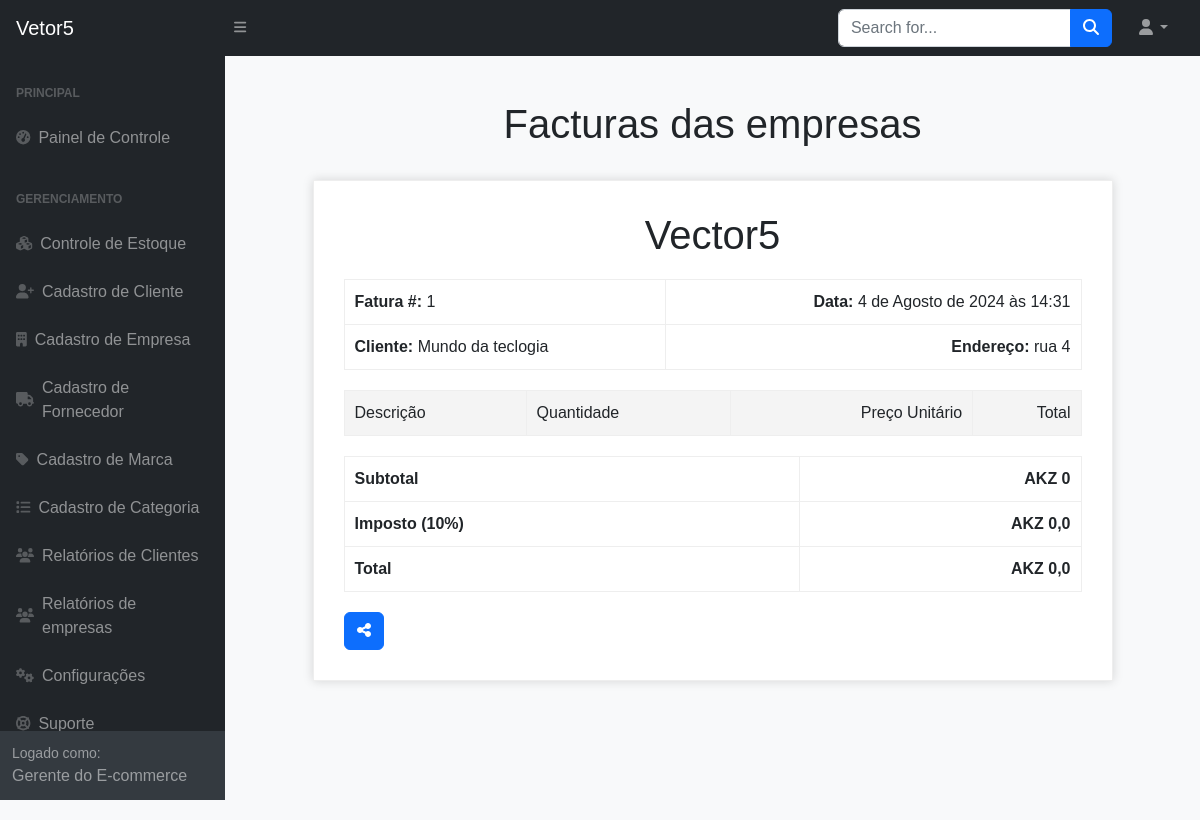
The page /vetor5/pedido_empresa_gerente/ (signed in) on the database its author committed.
### usuarios/models.py (models this page shows, shortened)
class Pedido_empresa(models.Model):
    imagem = models.FileField(upload_to='imagem/')
    empresa = models.ForeignKey(Empresas, on_delete=models.CASCADE)
    data = models.DateTimeField(auto_now_add=True)
    endereco = models.CharField(max_length=255)
    status = models.CharField(max_length=50)
    @property
    def subtotal(self):
        return sum(item.quantidade * item.produto.preco_unitario for item in self.itempedidoempresa_set.all())
    @property
    def imposto(self):
        return self.subtotal * 0.10
    @property
    def total(self):
        return self.subtotal + self.imposto

class Empresas(models.Model):
    nome = models.CharField(max_length=100)
    nif = models.IntegerField()
    foto = models.FileField(upload_to='imagem/')
    email = models.EmailField(max_length=100)
    senha = models.CharField(max_length=50)
    class Meta:
        verbose_name_plural = "Conta dos Empresas"

### usuarios/views.py (the view)
# urls.py: path('pedido_empresa_gerente/', views.pedido_empresa_gerente, name='pedido_empresa_gerente'),
def pedido_empresa_gerente(request):
    cliente_id = request.session.get('gerente')
    if not cliente_id:
        return redirect('/vetor5/login_cliente/?status=2')  # Redireciona para a página de login se não estiver logado
    cliente = get_object_or_404(Empresas, id=cliente_id)
    itens = Pedido_empresa.objects.filter(empresa=cliente)
    return render(request, 'pedido_empresa_gerente.html', {
        'itens': itens,
        'cliente': cliente
    })

### usuarios/templates/pedido_empresa_gerente.html (shortened to what this page needs)
{% load static %}
<!DOCTYPE html>
<html lang="en">
<head>
    <link href="https://cdn.jsdelivr.net/npm/simple-datatables@7.1.2/dist/style.min.css" rel="stylesheet" />
    <link href="{% static 'css/styles.css' %}" rel="stylesheet" />
</head>
<body class="sb-nav-fixed">
    <nav class="sb-topnav navbar navbar-expand navbar-dark bg-dark">
        <a class="navbar-brand ps-3" href="{% url 'index' %}">Vetor5</a>
        <button class="btn btn-link btn-sm order-1 order-lg-0 me-4 me-lg-0" id="sidebarToggle" href="#!"><i class="fas fa-bars"></i></button>
        <form action="{% url 'pesquisare' %}" class="d-none d-md-inline-block form-inline ms-auto me-0 me-md-3 my-2 my-md-0" method="GET">
            <div class="input-group">
                <input name="mome_filtrar" class="form-control" type="text" placeholder="Search for..." aria-label="Search for..." aria-describedby="btnNavbarSearch" />
                <button class="btn btn-primary" id="btnNavbarSearch" type="button"><i class="fas fa-search"></i></button>
            </div>
        </form>
        <ul class="navbar-nav ms-auto ms-md-0 me-3 me-lg-4">
            <li class="nav-item dropdown">
                <a class="nav-link dropdown-toggle" id="navbarDropdown" href="#" role="button" data-bs-toggle="dropdown" aria-expanded="false"><i class="fas fa-user fa-fw"></i></a>
            </li>
        </ul>
    </nav>
    <div id="layoutSidenav">
        <div id="layoutSidenav_nav">
            <nav class="sb-sidenav accordion sb-sidenav-dark" id="sidenavAccordion">
                <div class="sb-sidenav-menu">
                    <div class="nav">
                        <div class="sb-sidenav-menu-heading">Principal</div>
                        <a class="nav-link" href="{% url 'gerente' %}">
                            <div class="sb-nav-link-icon"><i class="fas fa-tachometer-alt"></i></div>
                            Painel de Controle
                        </a>
                        <div class="sb-sidenav-menu-heading">Gerenciamento</div>
                        <a class="nav-link" href="{% url 'lista_estoque' %}">
                            <div class="sb-nav-link-icon"><i class="fas fa-cubes"></i></div>
                            Controle de Estoque
                        </a>
                        <a class="nav-link" href="{% url 'adicionar_cliente' %}">
                            <div class="sb-nav-link-icon"><i class="fas fa-user-plus"></i></div>
                            Cadastro de Cliente
                        </a>
                        <a class="nav-link" href="{% url 'adicionar_empresa' %}">
                            <div class="sb-nav-link-icon"><i class="fas fa-building"></i></div>
                            Cadastro de Empresa
                        </a>
                        <a class="nav-link" href="{% url 'criar_fornecedor' %}">
                            <div class="sb-nav-link-icon"><i class="fas fa-truck"></i></div>
                            Cadastro de Fornecedor
                        </a>
                        <a class="nav-link" href="{% url 'marca' %}">
                            <div class="sb-nav-link-icon"><i class="fas fa-tag"></i></div>
                            Cadastro de Marca
                        </a>
                        <a class="nav-link" href="{% url 'adicionar_categoria' %}">
                            <div class="sb-nav-link-icon"><i class="fas fa-list"></i></div>
                            Cadastro de Categoria
                        </a>
                        <a class="nav-link" href="{% url 'pedido_cliente_gerente' %}">
                            <div class="sb-nav-link-icon"><i class="fas fa-users"></i></div>
                            Relatórios de Clientes
                        </a>
                        <a class="nav-link" href="{% url 'pedido_empresa_gerente' %}">
                            <div class="sb-nav-link-icon"><i class="fas fa-users"></i></div>
                            Relatórios de empresas
                        </a>
                        <a class="nav-link" href="{% url 'perfil_gerente' %}">
                            <div class="sb-nav-link-icon"><i class="fas fa-cogs"></i></div>
                            Configurações
                        </a>
                        <a class="nav-link" href="suporte.html">
                            <div class="sb-nav-link-icon"><i class="fas fa-life-ring"></i></div>
                            Suporte
                        </a>
                    </div>
                </div>
                <div class="sb-sidenav-footer">
                    <div class="small">Logado como:</div>
                    Gerente do E-commerce
                </div>
            </nav>
        </div>
        <div id="layoutSidenav_content">
            <main>
                <div class="container-fluid px-4">
                    <h1 class="mt-4 text-center">Facturas das empresas</h1>
                    {% for item in itens %}
                    <div class="invoice-box">
                        <div class="invoice-header">
                            <h1>Vector5</h1>
                        </div>
                        <table class="invoice-details">
                            <tr>
                                <td><strong>Fatura #:</strong> {{ item.id }}</td>
                                <td><strong>Data:</strong> {{ item.data }}</td>
                            </tr>
                            <tr>
                                <td><strong>Cliente:</strong> {{ item.empresa.nome }}</td>
                                <td><strong>Endereço:</strong> {{ item.endereco }}</td>
                            </tr>
                        </table>
                        <table class="invoice-items">
                            <thead>
                                <tr>
                                    <td>Descrição</td>
                                    <td>Quantidade</td>
                                    <td>Preço Unitário</td>
                                    <td>Total</td>
                                </tr>
                            </thead>
                        </table>
                        <table class="invoice-total">
                            <tr>
                                <td>Subtotal</td>
                                <td>AKZ {{ item.subtotal }}</td>
                            </tr>
                            <tr>
                                <td>Imposto (10%)</td>
                                <td>AKZ {{ item.imposto }}</td>
                            </tr>
                            <tr>
                                <td>Total</td>
                                <td>AKZ {{ item.total }}</td>
                            </tr>
                        </table>
                        <button class="btn btn-primary" onclick="shareInvoice({{ item.id }})"><i class="fas fa-share-alt"></i></button>
                    </div>
                    {% endfor %}
                </div>
            </main>
        </div>
    </div>
</body>
</html>

### usuarios/templates/pedido_empresa_gerente.html (style rules this page uses)
body { background-color: #f8f9fa; padding: 20px; font-family: Arial, sans-serif; }
.invoice-box { max-width: 800px; margin: auto; padding: 30px; border: 1px solid #eee; box-shadow: 0 0 10px rgba(0, 0, 0, 0.15); background-color: #fff; margin-bottom: 20px; }
.invoice-header { text-align: center; margin-bottom: 20px; }
.invoice-header h1 { margin: 0; }
.invoice-details, .invoice-items, .invoice-total { width: 100%; margin-bottom: 20px; }
.invoice-details td, .invoice-items td, .invoice-total td { padding: 10px; border: 1px solid #eee; }
.invoice-details td:nth-child(2), .invoice-items td:nth-child(2), .invoice-total td:nth-child(2) { text-align: right; }
.invoice-items thead { background: #f4f4f4; }
.invoice-items td { text-align: right; }
.invoice-items td:nth-child(1), .invoice-items td:nth-child(2) { text-align: left; }
.invoice-total td { font-weight: bold; text-align: right; }
.invoice-total td:nth-child(1) { text-align: left; }

### rows shown on the page
Pedido_empresa: id "1", data "4 de Agosto de 2024 às 14:31", empresa.nome "Mundo da teclogia", endereco "rua 4", subtotal "0", imposto "0,0", total "0,0"
